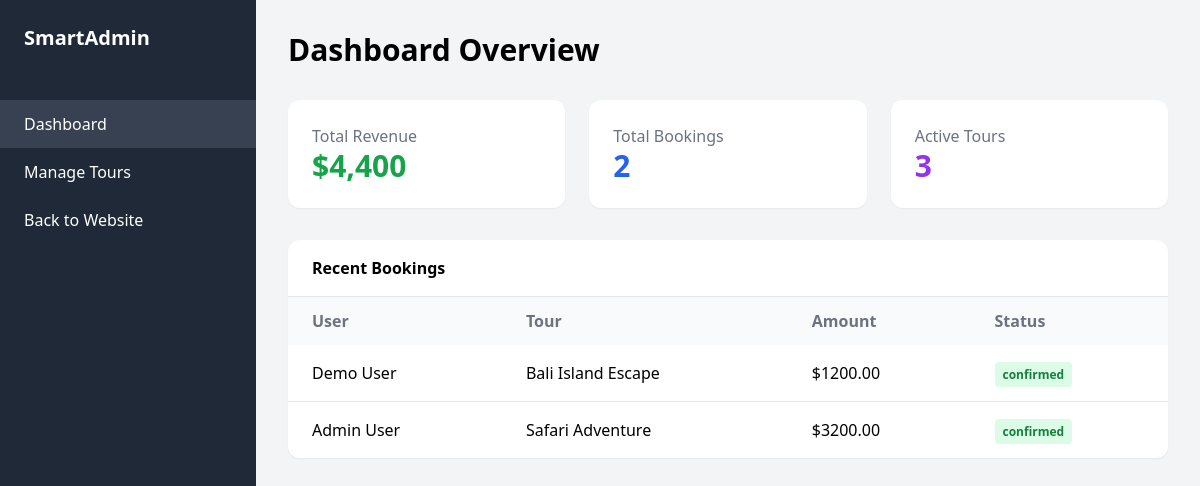
/admin/index.php (signed in), run on the app's committed database.
### tables this page shows
CREATE TABLE `bookings` (
  `id` int(11) NOT NULL,
  `user_id` int(11) NOT NULL,
  `tour_id` int(11) NOT NULL,
  `booking_date` date NOT NULL,
  `guests` int(11) NOT NULL DEFAULT 1,
  `total_price` decimal(10,2) NOT NULL,
  `status` enum('confirmed','pending','cancelled') DEFAULT 'pending',
  `created_at` timestamp NOT NULL DEFAULT current_timestamp()
);

CREATE TABLE `users` (
  `id` int(11) NOT NULL,
  `name` varchar(100) NOT NULL,
  `email` varchar(100) NOT NULL,
  `password` varchar(255) NOT NULL,
  `role` enum('user','admin') DEFAULT 'user',
  `created_at` timestamp NOT NULL DEFAULT current_timestamp()
);

CREATE TABLE `tours` (
  `id` int(11) NOT NULL,
  `title` varchar(255) NOT NULL,
  `description` text DEFAULT NULL,
  `location` varchar(100) DEFAULT NULL,
  `price` decimal(10,2) NOT NULL,
  `duration` int(11) NOT NULL,
  `category` varchar(50) DEFAULT NULL,
  `image` varchar(255) DEFAULT NULL,
  `rating` decimal(2,1) DEFAULT 4.5,
  `reviews` int(11) DEFAULT 0,
  `created_at` timestamp NOT NULL DEFAULT current_timestamp()
);

### admin/index.php (the view, shortened to what this page needs)
<?php
require '../includes/db.php';
$stats = [
    'revenue' => $pdo->query("SELECT SUM(total_price) FROM bookings WHERE status != 'cancelled'")->fetchColumn() ?: 0,
    'bookings' => $pdo->query("SELECT COUNT(*) FROM bookings")->fetchColumn(),
    'tours' => $pdo->query("SELECT COUNT(*) FROM tours")->fetchColumn()
];
$bookings = $pdo->query("SELECT b.*, t.title, u.name FROM bookings b JOIN tours t ON b.tour_id = t.id JOIN users u ON b.user_id = u.id ORDER BY b.created_at DESC LIMIT 5")->fetchAll();
?>
<!DOCTYPE html>
<html lang="en">
<head>
    <script src="https://cdn.tailwindcss.com"></script>
</head>
<body class="bg-gray-100 min-h-screen flex">
    <aside class="w-64 bg-gray-800 text-white hidden md:block">
        <div class="p-6 font-bold text-xl">SmartAdmin</div>
        <nav class="mt-6">
            <a href="index.php" class="block px-6 py-3 bg-gray-700">Dashboard</a>
            <a href="tours.php" class="block px-6 py-3 hover:bg-gray-700">Manage Tours</a>
            <a href="../index.php" class="block px-6 py-3 hover:bg-gray-700">Back to Website</a>
        </nav>
    </aside>
    <div class="flex-1 p-8">
        <h1 class="text-3xl font-bold mb-8">Dashboard Overview</h1>
        <div class="grid grid-cols-1 md:grid-cols-3 gap-6 mb-8">
            <div class="bg-white p-6 rounded-xl shadow-sm">
                <p class="text-gray-500">Total Revenue</p>
                <p class="text-3xl font-bold text-green-600">$<?= number_format($stats['revenue']) ?></p>
            </div>
            <div class="bg-white p-6 rounded-xl shadow-sm">
                <p class="text-gray-500">Total Bookings</p>
                <p class="text-3xl font-bold text-blue-600"><?= $stats['bookings'] ?></p>
            </div>
            <div class="bg-white p-6 rounded-xl shadow-sm">
                <p class="text-gray-500">Active Tours</p>
                <p class="text-3xl font-bold text-purple-600"><?= $stats['tours'] ?></p>
            </div>
        </div>
        <div class="bg-white rounded-xl shadow-sm overflow-hidden">
            <div class="px-6 py-4 border-b">
                <h3 class="font-bold">Recent Bookings</h3>
            </div>
            <table class="w-full text-left">
                <thead class="bg-gray-50 text-gray-500">
                    <tr>
                        <th class="px-6 py-3">User</th>
                        <th class="px-6 py-3">Tour</th>
                        <th class="px-6 py-3">Amount</th>
                        <th class="px-6 py-3">Status</th>
                    </tr>
                </thead>
                <tbody class="divide-y">
                    <?php foreach ($bookings as $b): ?>
                    <tr>
                        <td class="px-6 py-4"><?= htmlspecialchars($b['name']) ?></td>
                        <td class="px-6 py-4"><?= htmlspecialchars($b['title']) ?></td>
                        <td class="px-6 py-4">$<?= $b['total_price'] ?></td>
                        <td class="px-6 py-4">
                            <span class="px-2 py-1 rounded text-xs font-bold <?= $b['status'] == 'confirmed' ? 'bg-green-100 text-green-700' : 'bg-yellow-100 text-yellow-700' ?>">
                                <?= $b['status'] ?>
                            </span>
                        </td>
                    </tr>
                    <?php endforeach; ?>
                </tbody>
            </table>
        </div>
    </div>
</body>
</html>

### data on the page
bookings: user.name "Demo User", tour.title "Bali Island Escape", total_price "1200.00", status "confirmed"
bookings: user.name "Admin User", tour.title "Safari Adventure", total_price "3200.00", status "confirmed"

### other printed values
$stats['revenue'] "4,400"
$stats['bookings'] "2"
$stats['tours'] "3"
